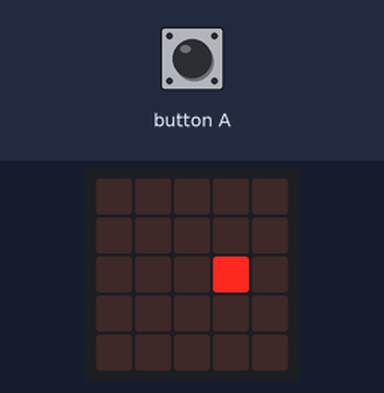
Recording of a program running on a simulated BBC micro:bit (MakeCode). Shown: the board's 5×5 LED display.

Above: at 0.1 s.
At 0.6 s:
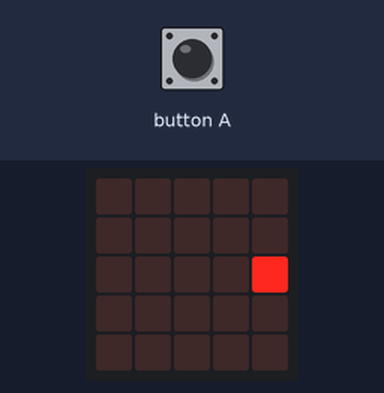
At 2.1 s:
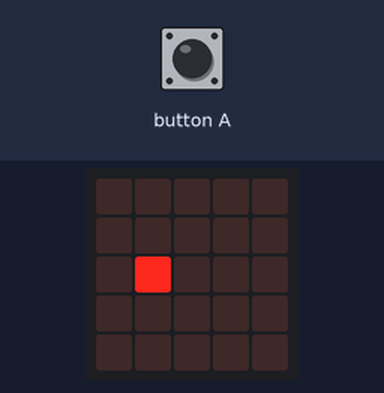
At 2.7 s:
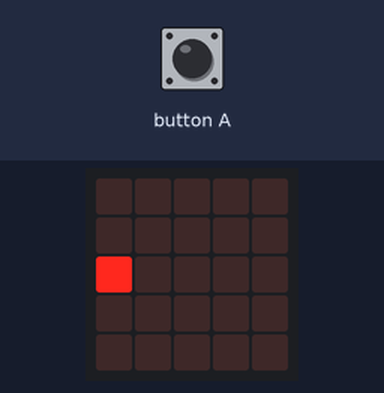
At 3.7 s:
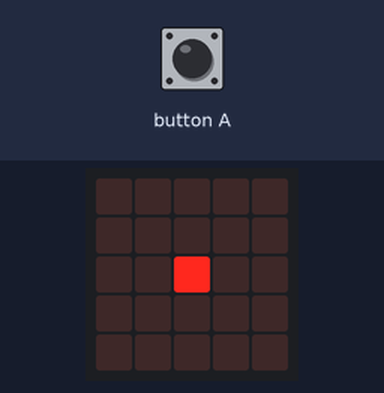

Measured:
- by itself, everything shown: repeats every 4.2 s, in 8 steps
- what the display in image 1 shows lasts 0.5 s, from 0.5 s to 1.0 s

The program:

main.ts
```typescript
input.onButtonPressed(Button.A, function () {
    if (sprite.get(LedSpriteProperty.X) == 2) {
        game.addScore(1)
    } else {
        game.gameOver()
    }
})
let sprite: game.LedSprite = null
sprite = game.createSprite(2, 2)
game.setScore(0)
/**
 * Złap kropkę gdy jest na  środku
 */
basic.forever(function () {
    sprite.move(1)
    sprite.ifOnEdgeBounce()
    if (game.score() <= 5) {
        basic.pause(500)
    } else if (game.score() > 5 && game.score() <= 10) {
        basic.pause(400)
    } else if (game.score() > 10 && game.score() < 20) {
        basic.pause(300)
    } else {
        basic.pause(200)
    }
})
```

test.ts
```typescript
// tu są testy; nie będzie to kompilowane, gdy ten pakiet będzie używany jako rozszerzenie.
```
